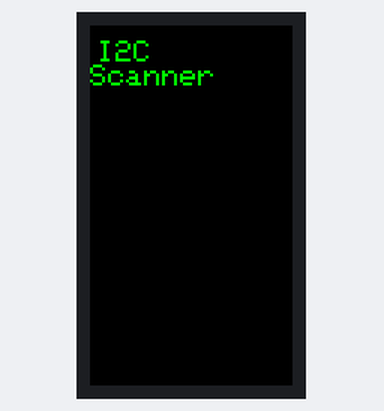
Recording of a sketch running on a simulated ESP32. Shown: 135×240 colour display. What the sketch prints to the serial monitor is not drawn.

Above: at 2.2 s.
At 2.7 s:
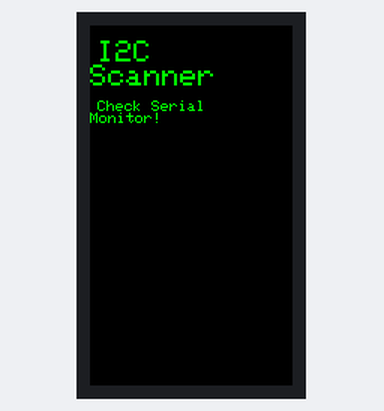

Measured:
- what the display in image 0 shows lasts 0.4 s, from 2.2 s to 2.6 s

The sketch:

i2c_scanner_plus2.ino
```cpp
// I2C Scanner for M5StickC Plus 2
#include <M5StickCPlus2.h>
#include <Wire.h>

void scanI2C(int sda, int scl) {
  Serial.print("Scanning I2C on SDA=");
  Serial.print(sda);
  Serial.print(", SCL=");
  Serial.println(scl);

  Wire.begin(sda, scl);
  delay(100);

  int found = 0;
  for (byte address = 1; address < 127; address++) {
    Wire.beginTransmission(address);
    byte error = Wire.endTransmission();

    if (error == 0) {
      Serial.print("Device found at 0x");
      if (address < 16)
        Serial.print("0");
      Serial.println(address, HEX);
      found++;
    }
  }

  if (found == 0) {
    Serial.println("No devices found!");
  } else {
    Serial.print("Found ");
    Serial.print(found);
    Serial.println(" device(s)");
  }
  Serial.println();
}

void setup() {
  Serial.begin(115200);
  delay(2000);
  Serial.println("\n\n=== M5StickC Plus 2 I2C Scanner ===");

  M5.begin();
  M5.Display.fillScreen(BLACK);
  M5.Display.setTextColor(GREEN);
  M5.Display.setTextSize(2);
  M5.Display.setCursor(5, 10);
  M5.Display.println("I2C");
  M5.Display.println("Scanner");

  // Try different pin combinations
  Serial.println("Testing pin combinations:\n");

  scanI2C(0, 26);  // Documented Plus 2 pins
  scanI2C(32, 33); // Original Plus pins
  scanI2C(21, 22); // Common ESP32 pins
  scanI2C(25, 26); // Alternative

  Serial.println("=== Scan Complete ===");
  Serial.println("AS7341 should be at address 0x39");

  M5.Display.setTextSize(1);
  M5.Display.setCursor(5, 50);
  M5.Display.println("Check Serial");
  M5.Display.println("Monitor!");
}

void loop() { delay(1000); }
```
